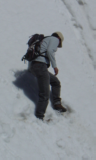
%> input picture LBP/test.png, 96 x 160 px
$ octave --eval "result = BaseLBP(imread('test.png'));"   (GNU Octave 9; MATLAB toolbox functions it lacks are replaced by stand-ins)
%> lines starting %> are read from the running program, lines starting %| are printed output that depends on the picture
function F=BaseLBP(image)
% 基本的LBP特征提取
I=imresize(image,[256,256]);
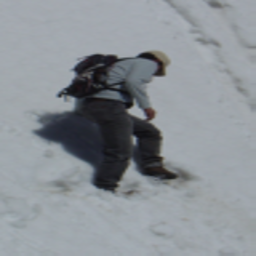
%> I: size 256x256x3 uint8; mean R, G, B 139.1, 144.7, 150
[m,n,h]=size(I);
%> m = 256; n = 256; h = 3
if h==3
    I=rgb2gray(I);
%> I: size 256x256 uint8
end
F=uint8(zeros([m,n]));% 记录特征
for i =2:m-1
    for j=2:n-1
        % 得到领域比较信息
        neighbor = [I(i-1,j-1) I(i-1,j) I(i-1,j+1) I(i,j+1) I(i+1,j+1) I(i+1,j) I(i+1,j-1) I(i,j-1)] > I(i,j);
        pixel=0;
        for k=1:8
            pixel=pixel+neighbor(1,k)*bitshift(1,8-k);
        end
        F(i,j)=uint8(pixel);
    end
end
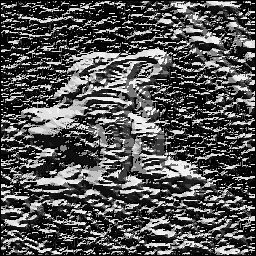
%> F: size 256x256 uint8; min 0, max 255, mean 83.8
